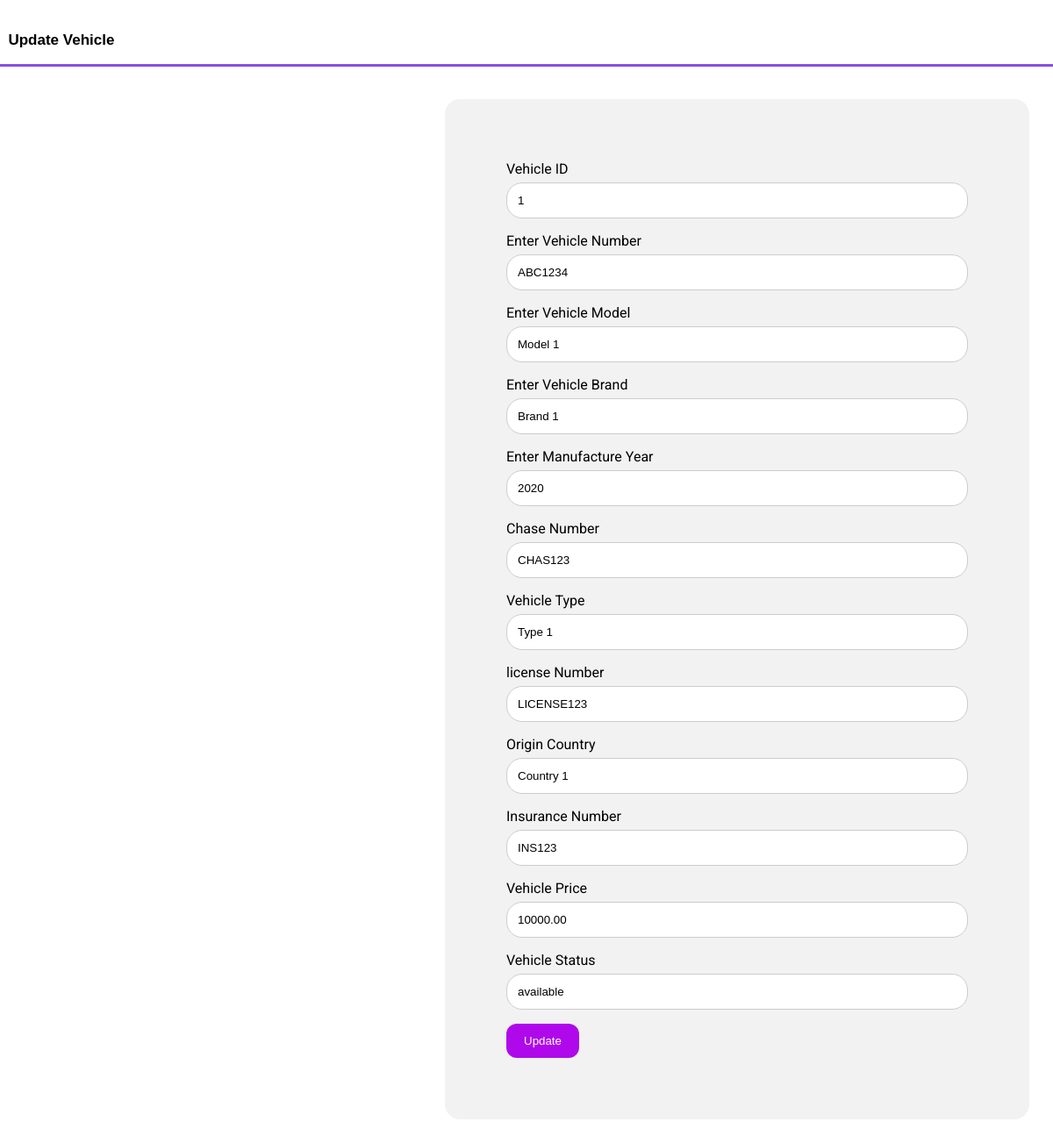
/updatevehiclepage.php?ids=1, run on the app's committed database.
### tables this page shows
CREATE TABLE IF NOT EXISTS `vehicle` (
  `vehicle_id` int(11) NOT NULL,
  `vehicle_number` varchar(20) DEFAULT NULL,
  `model` varchar(50) DEFAULT NULL,
  `brand` varchar(50) DEFAULT NULL,
  `manufacture_year` int(11) DEFAULT NULL,
  `chassis_number` varchar(50) DEFAULT NULL,
  `type` varchar(50) DEFAULT NULL,
  `license_number` varchar(50) DEFAULT NULL,
  `origin_country` varchar(50) DEFAULT NULL,
  `insurance_number` varchar(50) DEFAULT NULL,
  `price` decimal(10,2) DEFAULT NULL,
  `status` varchar(20) NOT NULL,
  PRIMARY KEY (`vehicle_id`)
);

### updatevehiclepage.php (the view, shortened to what this page needs)
<!DOCTYPE html>
<html>
<head>
  <link href="css/styleadmin.css" rel="stylesheet">
	<link href="css/style.css" rel="stylesheet">
	<link rel="stylesheet" href="https://cdnjs.cloudflare.com/ajax/libs/font-awesome/4.7.0/css/font-awesome.min.css">
</head>
<body class="body">
<br>
<MostPopular>
<p class="topicadmin">&nbsp;&nbsp;Update Vehicle </p><hr>
<?php
$servername = "127.0.0.1";
$username = "root";
$password = "";
$dbname = "drop_me";
$conn = new mysqli($servername, $username, $password, $dbname);
if (isset($_GET['ids'])) {
$id = $_GET['ids'];
}
$sql = "SELECT * FROM vehicle WHERE vehicle_id = $id";
$result = $conn->query($sql);
if ($result->num_rows > 0) {
  $row = $result->fetch_assoc();
}
?>
<table>
  <tr>
    <td style="width: 40%;"><center>
    <div class="slider">
      <div class="overlay">
      </div>
   </div>
    </center></td>
    <td style="width: 60%;">
<div class="containerco">
  <form action="updatevehicle_post.php" method="post">
    <label for="VehicleID">Vehicle ID</label>
    <input type="text" id="Vehicleid" name="Vehicleid" placeholder="Enter Vehicle ID.." value="<?php echo $id; ?> ">
    <label for="VehicleNumber">Enter Vehicle Number </label>
    <input type="text" id="VehicleNumber" name="VehicleNumber" placeholder="Enter Vehicle Number.." value="<?php echo $row['vehicle_number']; ?>" >
    <label for="lname">Enter Vehicle Model</label>
    <input type="text" id="VehicleModel" name="VehicleModel" placeholder="Enter Vehicle Model.." value="<?php echo $row['model']; ?>">
    <label for="lname">Enter Vehicle Brand</label>
    <input type="text" id="Vehiclebrand" name="Vehiclebrand" placeholder="Enter Vehicle Brand.." value="<?php echo $row['brand']; ?>">
    <label for="lname">Enter Manufacture Year</label>
    <input type="text" id="ManufactureYear" name="ManufactureYear" placeholder="Manufacture Year.." value="<?php echo $row['manufacture_year']; ?>">
    <label for="lname">Chase Number</label>
    <input type="text" id="ChaseNumber" name="ChaseNumber" placeholder="Chase Number.." value="<?php echo $row['chassis_number']; ?>">
    <label for="lname">Vehicle Type</label>
    <input type="text" id="type" name="type" placeholder="Type.." value="<?php echo $row['type']; ?>">
    <label for="lname">license Number</label>
    <input type="text" id="lichenNumber" name="lichenNumber" placeholder="license Number.." value="<?php echo $row['license_number']; ?>">
   <label for="lname">Origin Country</label>
    <input type="text" id="OriginCountry" name="OriginCountry" placeholder="Origin Country.." value="<?php echo $row['origin_country']; ?>">
    <label for="lname">Insurance Number</label>
    <input type="text" id="InsuranceNumber" name="InsuranceNumber" placeholder="Insurance Number.." value="<?php echo $row['insurance_number']; ?>">
    <label for="lname">Vehicle Price </label>
    <input type="text" id="VehiclePrice" name="VehiclePrice" placeholder="Vehicle Price.." value="<?php echo $row['price']; ?>">
    <label for="lname">Vehicle Status </label>
    <input type="text" id="VehicleStatus" name="VehicleStatus" placeholder="Vehicle Price.." value="<?php echo $row['status']; ?>">
    <input type="submit" value="Update">
  </form>
</div>
    </td>
  </tr>
</table>
</body>
</html>

### css/styleadmin.css (style rules this page uses)
.topicadmin { color: black; font-size: 17px; font-weight: bold; font-family: 'Arial', sans-serif; }

### css/style.css (style rules this page uses)
.slider { background-repeat: no-repeat; background-size: cover; width: 100%; height: 80vh; transition: all .4s ease-in-out; animation: slide 10s infinite; }
.overlay { color: #fff; width: 100%; height: 80vh; transition: all .2s ease-in-out; }
.body { scroll-behavior: smooth; margin: 0; padding: 0; font-family: 'Roboto', sans-serif; }
hr { border: none; height: 3px; background-color: #8a4de8; margin: 10px 0; width: 100%; }
table { width: 100%; border-collapse: collapse; }

### updatevehiclepage.php (style rules this page uses)
input[type=text], select, textarea { width: 100%; padding: 12px; border: 1px solid #ccc; border-radius: 18px; box-sizing: border-box; margin-top: 6px; margin-bottom: 16px; resize: vertical; }
input[type=submit] { background-color: #af09eb; color: white; padding: 12px 20px; border: none; border-radius: 12px; cursor: pointer; }
.containerco { border-radius: 17px; background-color: #f2f2f2; padding: 70px; margin: 26px; }

### data on the page
vehicle: VehicleNumber "ABC1234", VehicleModel "Model 1", Vehiclebrand "Brand 1", ManufactureYear "2020", ChaseNumber "CHAS123", type "Type 1", lichenNumber "LICENSE123", OriginCountry "Country 1", InsuranceNumber "INS123", VehiclePrice "10000.00", VehicleStatus "available"
